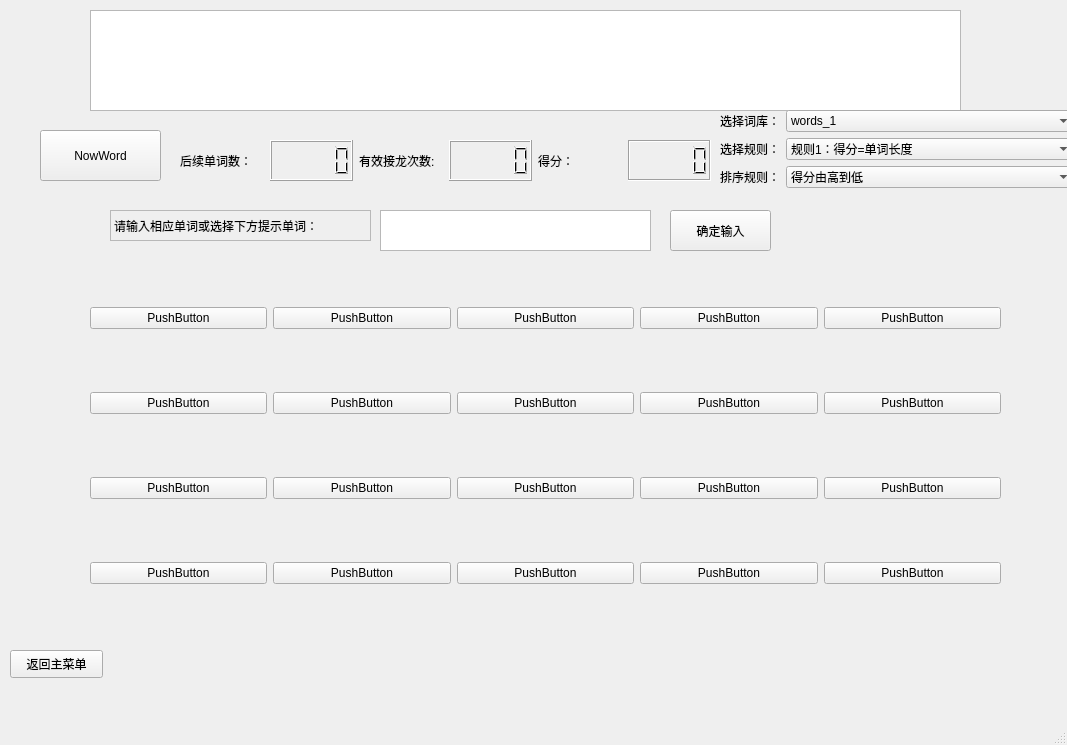
<?xml version="1.0" encoding="UTF-8"?>
<ui version="4.0">
 <class>StartMainWindow</class>
 <widget class="QMainWindow" name="StartMainWindow">
  <property name="geometry">
   <rect>
    <x>0</x>
    <y>0</y>
    <width>1067</width>
    <height>745</height>
   </rect>
  </property>
  <property name="mouseTracking">
   <bool>false</bool>
  </property>
  <property name="windowTitle">
   <string>MainWindow</string>
  </property>
  <widget class="QWidget" name="centralwidget">
   <widget class="QPushButton" name="pushButton">
    <property name="geometry">
     <rect>
      <x>10</x>
      <y>650</y>
      <width>93</width>
      <height>28</height>
     </rect>
    </property>
    <property name="text">
     <string>返回主菜单</string>
    </property>
   </widget>
   <widget class="QWidget" name="gridWidget" native="true">
    <property name="geometry">
     <rect>
      <x>90</x>
      <y>250</y>
      <width>911</width>
      <height>391</height>
     </rect>
    </property>
    <layout class="QGridLayout" name="gridLayout">
     <item row="2" column="0">
      <widget class="QPushButton" name="word_6">
       <property name="text">
        <string>PushButton</string>
       </property>
      </widget>
     </item>
     <item row="3" column="2">
      <widget class="QPushButton" name="word_13">
       <property name="text">
        <string>PushButton</string>
       </property>
      </widget>
     </item>
     <item row="4" column="3">
      <widget class="QPushButton" name="word_19">
       <property name="whatsThis">
        <string>&lt;html&gt;&lt;head/&gt;&lt;body&gt;&lt;p&gt;&lt;br/&gt;&lt;/p&gt;&lt;/body&gt;&lt;/html&gt;</string>
       </property>
       <property name="text">
        <string>PushButton</string>
       </property>
      </widget>
     </item>
     <item row="0" column="1">
      <widget class="QPushButton" name="word_2">
       <property name="text">
        <string>PushButton</string>
       </property>
      </widget>
     </item>
     <item row="3" column="4">
      <widget class="QPushButton" name="word_15">
       <property name="text">
        <string>PushButton</string>
       </property>
      </widget>
     </item>
     <item row="3" column="3">
      <widget class="QPushButton" name="word_14">
       <property name="text">
        <string>PushButton</string>
       </property>
      </widget>
     </item>
     <item row="3" column="0">
      <widget class="QPushButton" name="word_11">
       <property name="text">
        <string>PushButton</string>
       </property>
      </widget>
     </item>
     <item row="4" column="1">
      <widget class="QPushButton" name="word_17">
       <property name="text">
        <string>PushButton</string>
       </property>
      </widget>
     </item>
     <item row="0" column="2">
      <widget class="QPushButton" name="word_3">
       <property name="text">
        <string>PushButton</string>
       </property>
      </widget>
     </item>
     <item row="3" column="1">
      <widget class="QPushButton" name="word_12">
       <property name="text">
        <string>PushButton</string>
       </property>
      </widget>
     </item>
     <item row="2" column="4">
      <widget class="QPushButton" name="word_10">
       <property name="text">
        <string>PushButton</string>
       </property>
      </widget>
     </item>
     <item row="2" column="3">
      <widget class="QPushButton" name="word_9">
       <property name="text">
        <string>PushButton</string>
       </property>
      </widget>
     </item>
     <item row="4" column="4">
      <widget class="QPushButton" name="word_20">
       <property name="text">
        <string>PushButton</string>
       </property>
      </widget>
     </item>
     <item row="2" column="1">
      <widget class="QPushButton" name="word_7">
       <property name="text">
        <string>PushButton</string>
       </property>
      </widget>
     </item>
     <item row="4" column="2">
      <widget class="QPushButton" name="word_18">
       <property name="text">
        <string>PushButton</string>
       </property>
      </widget>
     </item>
     <item row="0" column="3">
      <widget class="QPushButton" name="word_4">
       <property name="text">
        <string>PushButton</string>
       </property>
      </widget>
     </item>
     <item row="0" column="0">
      <widget class="QPushButton" name="word_1">
       <property name="text">
        <string>PushButton</string>
       </property>
      </widget>
     </item>
     <item row="0" column="4">
      <widget class="QPushButton" name="word_5">
       <property name="text">
        <string>PushButton</string>
       </property>
      </widget>
     </item>
     <item row="2" column="2">
      <widget class="QPushButton" name="word_8">
       <property name="text">
        <string>PushButton</string>
       </property>
      </widget>
     </item>
     <item row="4" column="0">
      <widget class="QPushButton" name="word_16">
       <property name="text">
        <string>PushButton</string>
       </property>
      </widget>
     </item>
    </layout>
   </widget>
   <widget class="QLabel" name="Tip">
    <property name="geometry">
     <rect>
      <x>110</x>
      <y>210</y>
      <width>261</width>
      <height>31</height>
     </rect>
    </property>
    <property name="frameShape">
     <enum>QFrame::StyledPanel</enum>
    </property>
    <property name="frameShadow">
     <enum>QFrame::Plain</enum>
    </property>
    <property name="text">
     <string>请输入相应单词或选择下方提示单词：</string>
    </property>
    <property name="textFormat">
     <enum>Qt::PlainText</enum>
    </property>
    <property name="scaledContents">
     <bool>false</bool>
    </property>
    <property name="wordWrap">
     <bool>false</bool>
    </property>
    <property name="textInteractionFlags">
     <set>Qt::NoTextInteraction</set>
    </property>
   </widget>
   <widget class="QPushButton" name="NowWord">
    <property name="geometry">
     <rect>
      <x>40</x>
      <y>130</y>
      <width>121</width>
      <height>51</height>
     </rect>
    </property>
    <property name="text">
     <string>NowWord</string>
    </property>
   </widget>
   <widget class="QTextEdit" name="inputWords">
    <property name="geometry">
     <rect>
      <x>380</x>
      <y>210</y>
      <width>271</width>
      <height>41</height>
     </rect>
    </property>
   </widget>
   <widget class="QTextBrowser" name="historyWords">
    <property name="geometry">
     <rect>
      <x>90</x>
      <y>10</y>
      <width>871</width>
      <height>101</height>
     </rect>
    </property>
    <property name="styleSheet">
     <string notr="true">font: 11pt &quot;Bahnschrift SemiLight&quot;;</string>
    </property>
   </widget>
   <widget class="QPushButton" name="pushButton_inputWord">
    <property name="geometry">
     <rect>
      <x>670</x>
      <y>210</y>
      <width>101</width>
      <height>41</height>
     </rect>
    </property>
    <property name="text">
     <string>确定输入</string>
    </property>
   </widget>
   <widget class="QWidget" name="formLayoutWidget">
    <property name="geometry">
     <rect>
      <x>720</x>
      <y>110</y>
      <width>355</width>
      <height>103</height>
     </rect>
    </property>
    <layout class="QFormLayout" name="formLayout">
     <item row="0" column="0">
      <widget class="QLabel" name="label">
       <property name="text">
        <string>选择词库：</string>
       </property>
      </widget>
     </item>
     <item row="0" column="1">
      <widget class="QComboBox" name="choiceWordsText">
       <item>
        <property name="text">
         <string>words_1</string>
        </property>
       </item>
       <item>
        <property name="text">
         <string>CET6</string>
        </property>
       </item>
       <item>
        <property name="text">
         <string>CET4</string>
        </property>
       </item>
      </widget>
     </item>
     <item row="1" column="0">
      <widget class="QLabel" name="label_2">
       <property name="text">
        <string>选择规则：</string>
       </property>
      </widget>
     </item>
     <item row="1" column="1">
      <widget class="QComboBox" name="comboBox">
       <item>
        <property name="text">
         <string>规则1：得分=单词长度</string>
        </property>
       </item>
       <item>
        <property name="text">
         <string>规则2：得分=重叠字母数×单词长度</string>
        </property>
       </item>
      </widget>
     </item>
     <item row="3" column="1">
      <widget class="QLabel" name="tipBox">
       <property name="frameShape">
        <enum>QFrame::NoFrame</enum>
       </property>
       <property name="frameShadow">
        <enum>QFrame::Raised</enum>
       </property>
       <property name="text">
        <string/>
       </property>
      </widget>
     </item>
     <item row="2" column="1">
      <widget class="QComboBox" name="comboBox_2">
       <item>
        <property name="text">
         <string>得分由高到低</string>
        </property>
       </item>
       <item>
        <property name="text">
         <string>后续单词由少到多</string>
        </property>
       </item>
      </widget>
     </item>
     <item row="2" column="0">
      <widget class="QLabel" name="label_4">
       <property name="text">
        <string>排序规则：</string>
       </property>
      </widget>
     </item>
    </layout>
   </widget>
   <widget class="QWidget" name="layoutWidget">
    <property name="geometry">
     <rect>
      <x>180</x>
      <y>140</y>
      <width>531</width>
      <height>41</height>
     </rect>
    </property>
    <layout class="QHBoxLayout" name="horizontalLayout">
     <item>
      <widget class="QLabel" name="label_6">
       <property name="text">
        <string>后续单词数：</string>
       </property>
      </widget>
     </item>
     <item>
      <widget class="QLCDNumber" name="nextWordNum"/>
     </item>
     <item>
      <widget class="QLabel" name="label_5">
       <property name="text">
        <string>有效接龙次数:</string>
       </property>
      </widget>
     </item>
     <item>
      <widget class="QLCDNumber" name="wordNum"/>
     </item>
     <item>
      <widget class="QLabel" name="label_3">
       <property name="text">
        <string>得分：</string>
       </property>
      </widget>
     </item>
     <item>
      <widget class="QLCDNumber" name="goals">
       <property name="frameShape">
        <enum>QFrame::Box</enum>
       </property>
       <property name="frameShadow">
        <enum>QFrame::Sunken</enum>
       </property>
      </widget>
     </item>
    </layout>
   </widget>
  </widget>
  <widget class="QMenuBar" name="menubar">
   <property name="geometry">
    <rect>
     <x>0</x>
     <y>0</y>
     <width>1067</width>
     <height>26</height>
    </rect>
   </property>
  </widget>
  <widget class="QStatusBar" name="statusbar"/>
 </widget>
 <resources/>
 <connections/>
</ui>
